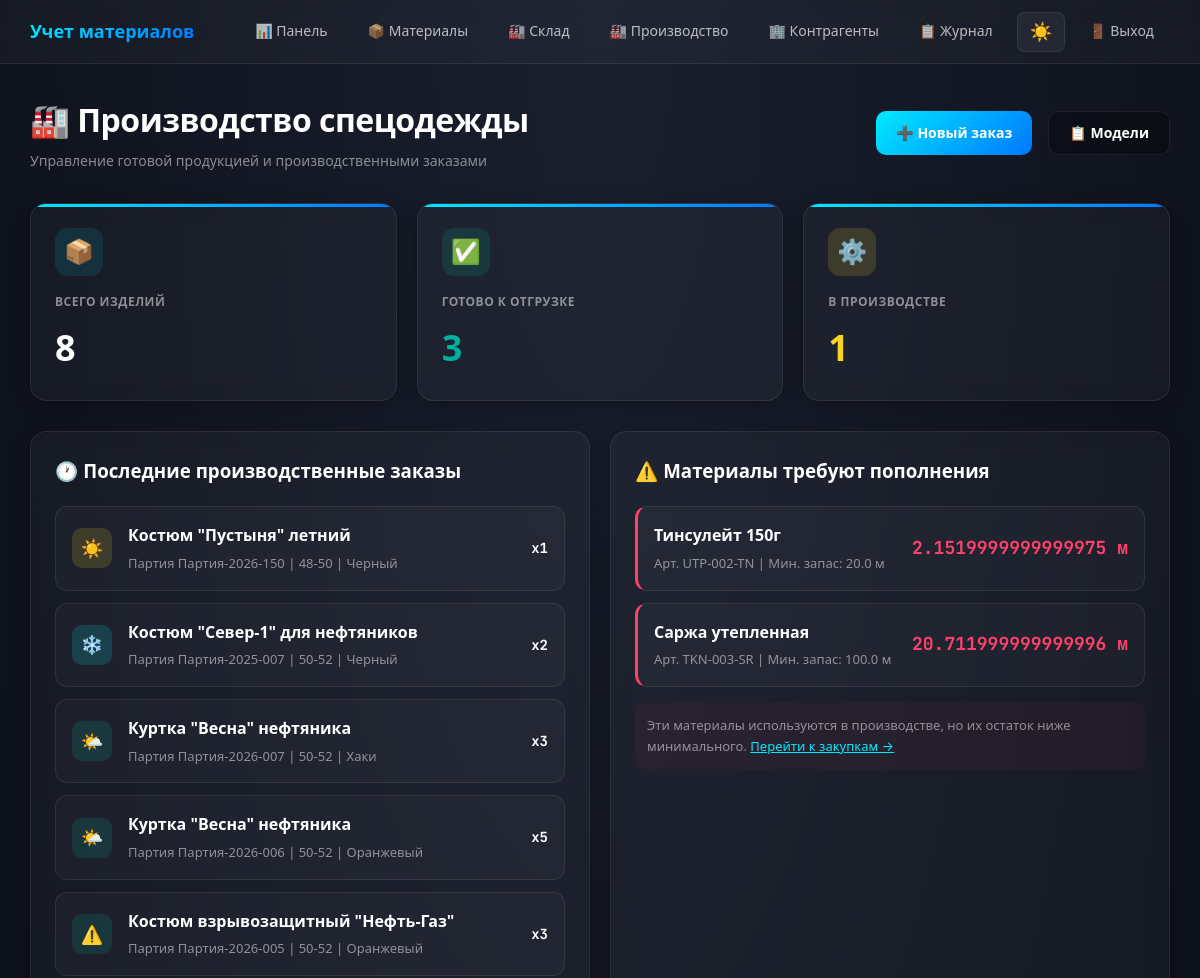
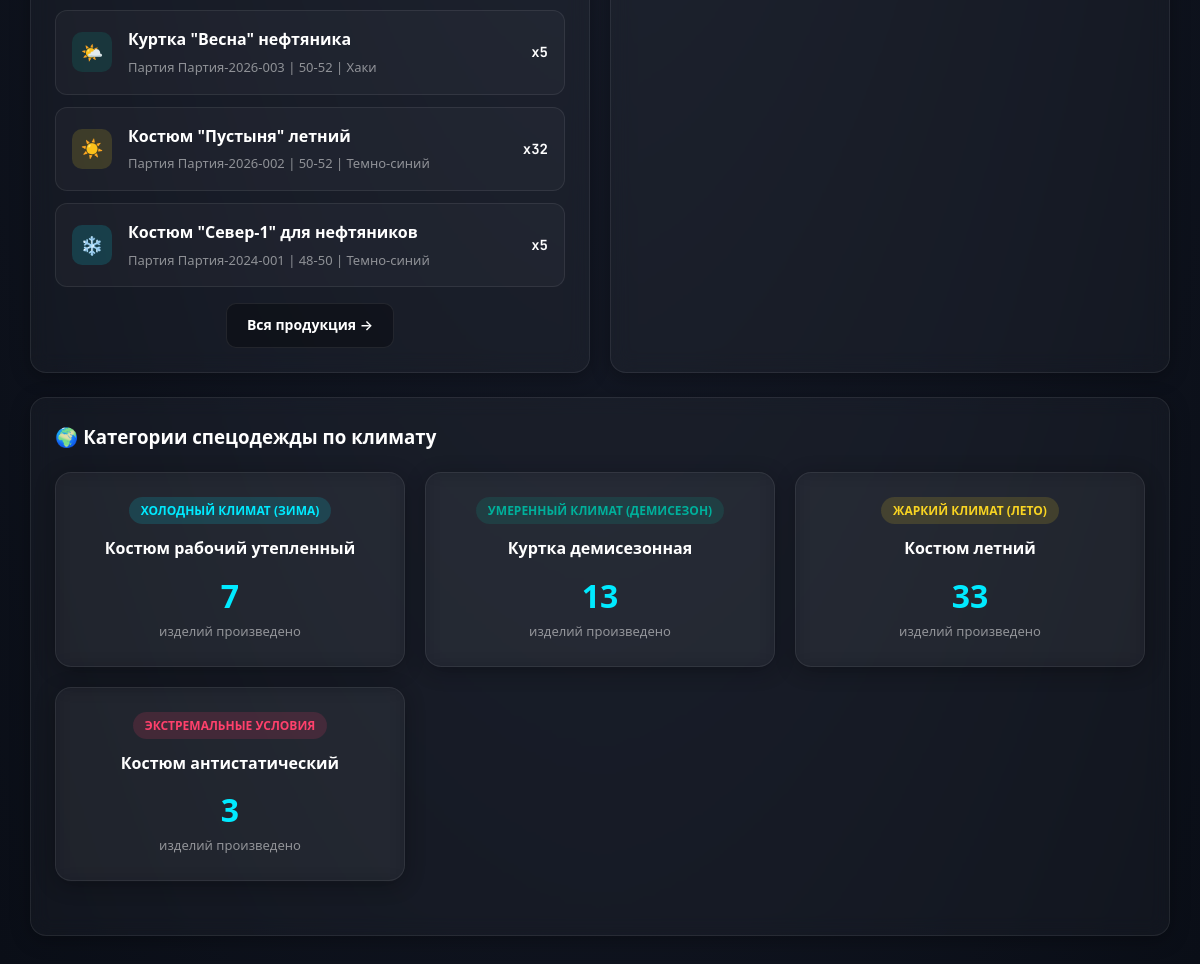
The app's page /production/ (signed in) with its own data (2 pictures, top to bottom).
### production/models.py (models this page shows, shortened)
class Product(models.Model):
    STATUS_CHOICES = [
        ('in_production', 'В производстве'),
        ('quality_check', 'Проверка качества'),
        ('ready', 'Готов к отгрузке'),
        ('shipped', 'Отгружен'),
    ]
    template = models.ForeignKey(ProductTemplate, on_delete=models.CASCADE, related_name='products')
    batch_number = models.CharField(max_length=50, unique=True, help_text="Номер партии производства")
    size = models.CharField(max_length=20)
    color = models.CharField(max_length=50)
    serial_number = models.CharField(max_length=100, unique=True, blank=True, null=True)
    quantity_produced = models.PositiveIntegerField(default=1)
    production_date = models.DateField()
    produced_by = models.ForeignKey(User, on_delete=models.SET_NULL, null=True, related_name='produced_products')
    status = models.CharField(max_length=20, choices=STATUS_CHOICES, default='in_production')
    warehouse_location = models.CharField(max_length=50, blank=True, help_text="Место хранения на складе готовой продукции")
    material_cost = models.DecimalField(max_digits=12, decimal_places=2, default=0)
    labor_cost = models.DecimalField(max_digits=12, decimal_places=2, default=0)
    total_cost = models.DecimalField(max_digits=12, decimal_places=2, default=0)
    markup_percent = models.DecimalField(
        max_digits=5,
        decimal_places=2,
        default=20.00,
        verbose_name="Наценка %",
        help_text="Процент наценки на готовую продукцию"
    )
    selling_price = models.DecimalField(
        max_digits=12,
        decimal_places=2,
        default=0,
        verbose_name="Цена продажи за штуку",
        help_text="Цена с учетом наценки"
    )
    created_at = models.DateTimeField(auto_now_add=True)
    updated_at = models.DateTimeField(auto_now=True)
    class Meta:
        ordering = ['-production_date', 'batch_number']
        verbose_name = 'Готовая продукция'
        verbose_name_plural = 'Готовая продукция'

class ProductTemplate(models.Model):
    PROTECTION_LEVELS = [
        ('basic', 'Базовая защита'),
        ('standard', 'Стандартная защита'),
        ('high', 'Повышенная защита'),
        ('max', 'Максимальная защита'),
    ]
    name = models.CharField(max_length=255, help_text="Например: Костюм нефтяника зимний")
    article = models.CharField(max_length=100, unique=True)
    category = models.ForeignKey(ProductCategory, on_delete=models.CASCADE, related_name='templates')
    protection_level = models.CharField(max_length=20, choices=PROTECTION_LEVELS, default='standard')
    description = models.TextField(blank=True)
    weight_kg = models.FloatField(validators=[MinValueValidator(0)], help_text="Вес комплекта в кг")
    sizes_available = models.CharField(max_length=255, default="44-46, 48-50, 52-54, 56-58, 60-62")
    colors_available = models.CharField(max_length=255, default="Темно-синий, Оранжевый, Красный")
    image = models.ImageField(upload_to='products/templates/', blank=True, null=True)
    technical_drawing = models.ImageField(upload_to='products/drawings/', blank=True, null=True)
    created_at = models.DateTimeField(auto_now_add=True)
    is_active = models.BooleanField(default=True)
    class Meta:
        ordering = ['category', 'name']
        verbose_name = 'Шаблон изделия'
        verbose_name_plural = 'Шаблоны изделий'

class ProductCategory(models.Model):
    CLIMATE_CHOICES = [
        ('cold', 'Холодный климат (зима)'),
        ('moderate', 'Умеренный климат (демисезон)'),
        ('hot', 'Жаркий климат (лето)'),
        ('extreme', 'Экстремальные условия'),
    ]
    name = models.CharField(max_length=100)
    climate_type = models.CharField(max_length=20, choices=CLIMATE_CHOICES)
    description = models.TextField(blank=True)
    temperature_range = models.CharField(max_length=50, help_text="Например: от -40°C до -20°C")
    class Meta:
        verbose_name = 'Категория спецодежды'
        verbose_name_plural = 'Категории спецодежды'
        ordering = ['climate_type', 'name']

### warehouse/models.py (models this page shows, shortened)
class Material(models.Model):
    name = models.CharField(max_length=255)
    article = models.CharField(max_length=100, unique=True)
    description = models.TextField(blank=True)
    unit = models.CharField(max_length=50, default='м')
    quantity = models.FloatField(default=0, validators=[MinValueValidator(0)])
    min_stock = models.FloatField(default=10)
    image = models.ImageField(upload_to='materials/', blank=True, null=True)
    price_per_unit = models.DecimalField(
        max_digits=12,
        decimal_places=2,
        default=0,
        verbose_name="Цена за единицу",
        help_text="Цена за метр, кг или штуку"
    )
    section = models.ForeignKey(
        'Section',  # Используем строку для ленивой загрузки
        on_delete=models.CASCADE,
        related_name='materials',
        null=True,
        blank=True
    )
    contractor = models.ForeignKey(
        'Contractor',
        on_delete=models.SET_NULL,
        null=True,
        blank=True
    )
    created_at = models.DateTimeField(auto_now_add=True, null=True)
    updated_at = models.DateTimeField(auto_now=True)
    color = models.CharField(max_length=100, blank=True)
    width = models.FloatField(null=True, blank=True)
    density = models.FloatField(null=True, blank=True)
    composition = models.CharField(max_length=255, blank=True)
    class Meta:
        ordering = ['-created_at']
    contractor = models.ForeignKey(
        'Contractor',
        on_delete=models.SET_NULL,
        null=True,
        blank=True
    )
    created_at = models.DateTimeField(auto_now_add=True, null=True)
    updated_at = models.DateTimeField(auto_now=True)
    color = models.CharField(max_length=100, blank=True)
    width = models.FloatField(null=True, blank=True)
    density = models.FloatField(null=True, blank=True)
    composition = models.CharField(max_length=255, blank=True)
    class Meta:
        ordering = ['-created_at']

### production/views.py (the view)
# urls.py: path('', views.product_dashboard, name='production_dashboard'),
@login_required
def product_dashboard(request):
    total_products = Product.objects.count()
    products_ready = Product.objects.filter(status='ready').count()
    products_in_production = Product.objects.filter(status='in_production').count()
    categories_stats = ProductCategory.objects.annotate(
        products_count=Sum('templates__products__quantity_produced')
    )
    recent_products = Product.objects.select_related('template', 'template__category').order_by('-created_at')[:10]
    critical_materials = Material.objects.filter(
        used_in_products__isnull=False,
        quantity__lte=F('min_stock')
    ).distinct()[:5]
    return render(request, 'production/dashboard.html', {
        'total_products': total_products,
        'products_ready': products_ready,
        'products_in_production': products_in_production,
        'categories_stats': categories_stats,
        'recent_products': recent_products,
        'critical_materials': critical_materials,
    })

### production/templates/production/dashboard.html
{% extends "production/base_production.html" %}
{% block content %}
<div class="page-header">
    <div>
        <h1 class="page-title">🏭 Производство спецодежды</h1>
        <p class="page-subtitle">Управление готовой продукцией и производственными заказами</p>
    </div>
    <div class="flex gap-2">
        <a href="{% url 'production_order_create' %}" class="btn btn-primary">➕ Новый заказ</a>
        <a href="{% url 'template_list' %}" class="btn btn-secondary">📋 Модели</a>
    </div>
</div>
<div class="stats-grid">
    <div class="card stat-card">
        <div class="stat-icon">📦</div>
        <div class="card-title">Всего изделий</div>
        <div class="card-value">{{ total_products }}</div>
    </div>
    <div class="card stat-card">
        <div class="stat-icon" style="background: rgba(0, 176, 155, 0.15);">✅</div>
        <div class="card-title">Готово к отгрузке</div>
        <div class="card-value" style="color: var(--success);">{{ products_ready }}</div>
    </div>
    <div class="card stat-card">
        <div class="stat-icon" style="background: rgba(249, 212, 35, 0.15);">⚙️</div>
        <div class="card-title">В производстве</div>
        <div class="card-value" style="color: var(--warning);">{{ products_in_production }}</div>
    </div>
</div>
<div class="grid-2">
    <div class="card">
        <h3 style="margin-bottom: 20px;">🕐 Последние производственные заказы</h3>
        {% if recent_products %}
        <div class="operation-list">
            {% for product in recent_products %}
            <a href="{% url 'product_detail' product.id %}" class="operation-item" style="text-decoration: none; color: inherit;">
                <div class="operation-icon" style="background:
                    {% if product.template.category.climate_type == 'cold' %}rgba(0, 234, 255, 0.15)
                    {% elif product.template.category.climate_type == 'hot' %}rgba(249, 212, 35, 0.15)
                    {% else %}rgba(0, 176, 155, 0.15){% endif %};">
                    {% if product.template.category.climate_type == 'cold' %}❄️
                    {% elif product.template.category.climate_type == 'hot' %}☀️
                    {% elif product.template.category.climate_type == 'extreme' %}⚠️
                    {% else %}🌤️{% endif %}
                </div>
                <div class="operation-content">
                    <div class="operation-title">{{ product.template.name }}</div>
                    <div class="operation-meta">
                        Партия {{ product.batch_number }} | {{ product.size }} | {{ product.color }}
                    </div>
                </div>
                <div class="operation-quantity" style="font-size: 14px;">
                    x{{ product.quantity_produced }}
                </div>
            </a>
            {% endfor %}
        </div>
        <div style="margin-top: 16px; text-align: center;">
            <a href="{% url 'product_list' %}" class="btn btn-secondary">Вся продукция →</a>
        </div>
        {% else %}
        <div class="empty-state" style="padding: 40px;">
            <p>Нет производственных заказов</p>
        </div>
        {% endif %}
    </div>
    <div class="card">
        <h3 style="margin-bottom: 20px;">⚠️ Материалы требуют пополнения</h3>
        {% if critical_materials %}
        <div class="operation-list">
            {% for material in critical_materials %}
            <div class="operation-item" style="border-left: 3px solid var(--danger);">
                <div class="operation-content">
                    <div class="operation-title">{{ material.name }}</div>
                    <div class="operation-meta">
                        Арт. {{ material.article }} | Мин. запас: {{ material.min_stock }} {{ material.unit }}
                    </div>
                </div>
                <div class="operation-quantity" style="color: var(--danger);">
                    {{ material.quantity }} {{ material.unit }}
                </div>
            </div>
            {% endfor %}
        </div>
        <div style="margin-top: 16px; padding: 12px; background: rgba(255, 65, 108, 0.05); border-radius: 8px;">
            <p style="font-size: 13px; color: var(--text-muted); margin: 0;">
                Эти материалы используются в производстве, но их остаток ниже минимального.
                <a href="{% url 'materials' %}" style="color: var(--primary);">Перейти к закупкам →</a>
            </p>
        </div>
        {% else %}
        <div class="empty-state" style="padding: 40px;">
            <div style="font-size: 48px;">✅</div>
            <p>Все материалы в норме</p>
        </div>
        {% endif %}
    </div>
</div>
<div class="card" style="margin-top: 24px;">
    <h3 style="margin-bottom: 20px;">🌍 Категории спецодежды по климату</h3>
    <div class="stats-grid">
        {% for cat in categories_stats %}
        <div class="card" style="text-align: center;">
            <span class="climate-badge climate-{{ cat.climate_type }}" style="margin-bottom: 12px;">
                {{ cat.get_climate_type_display }}
            </span>
            <h4 style="margin-bottom: 8px;">{{ cat.name }}</h4>
            <div style="font-size: 32px; font-weight: 700; color: var(--primary);">
                {{ cat.products_count|default:"0" }}
            </div>
            <div style="font-size: 13px; color: var(--text-muted);">изделий произведено</div>
        </div>
        {% endfor %}
    </div>
</div>
{% endblock %}

### records on screen
Product: template.name "Костюм \"Пустыня\" летний", batch_number "Партия-2026-150", size "48-50", color "Черный", quantity_produced "1"
Product: template.name "Костюм \"Север-1\" для нефтяников", batch_number "Партия-2025-007", size "50-52", color "Черный", quantity_produced "2"
Product: template.name "Куртка \"Весна\" нефтяника", batch_number "Партия-2026-007", size "50-52", color "Хаки", quantity_produced "3"
Product: template.name "Куртка \"Весна\" нефтяника", batch_number "Партия-2026-006", size "50-52", color "Оранжевый", quantity_produced "5"
Product: template.name "Костюм взрывозащитный \"Нефть-Газ\"", batch_number "Партия-2026-005", size "50-52", color "Оранжевый", quantity_produced "3"
Product: template.name "Куртка \"Весна\" нефтяника", batch_number "Партия-2026-003", size "50-52", color "Хаки", quantity_produced "5"
Product: template.name "Костюм \"Пустыня\" летний", batch_number "Партия-2026-002", size "50-52", color "Темно-синий", quantity_produced "32"
Product: template.name "Костюм \"Север-1\" для нефтяников", batch_number "Партия-2024-001", size "48-50", color "Темно-синий", quantity_produced "5"
Material: name "Тинсулейт 150г", article "UTP-002-TN", min_stock "20.0", unit "м", quantity "2.1519999999999975"
Material: name "Саржа утепленная", article "TKN-003-SR", min_stock "100.0", unit "м", quantity "20.711999999999996"
ProductCategory: climate_type "ХОЛОДНЫЙ КЛИМАТ (ЗИМА)", name "Костюм рабочий утепленный", products_count "7"
ProductCategory: climate_type "УМЕРЕННЫЙ КЛИМАТ (ДЕМИСЕЗОН)", name "Куртка демисезонная", products_count "13"
ProductCategory: climate_type "ЖАРКИЙ КЛИМАТ (ЛЕТО)", name "Костюм летний", products_count "33"
ProductCategory: climate_type "ЭКСТРЕМАЛЬНЫЕ УСЛОВИЯ", name "Костюм антистатический", products_count "3"

### other values on screen
{{ total_products }} "8"
{{ products_ready }} "3"
{{ products_in_production }} "1"
